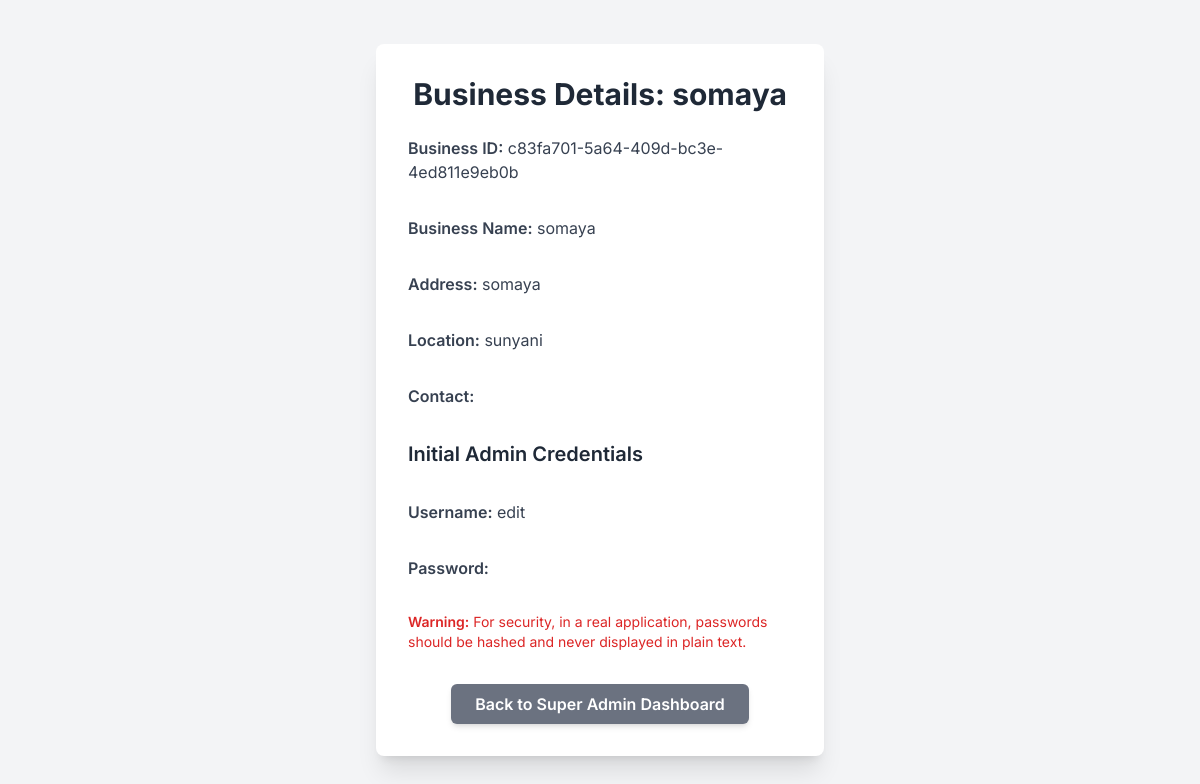
/super_admin/view_business_details/c83fa701-5a64-409d-bc3e-4ed811e9eb0b (signed in), run on the app's committed database.
### models.py (models this page shows, shortened)
class Business(db.Model):
    __tablename__ = 'businesses'
    id = db.Column(db.String(36), primary_key=True, default=lambda: str(uuid.uuid4()))
    name = db.Column(db.String(100), unique=True, nullable=False)
    type = db.Column(db.String(50), nullable=False)
    address = db.Column(db.String(200), nullable=True)
    location = db.Column(db.String(100), nullable=True)
    contact = db.Column(db.String(50), nullable=True)
    email = db.Column(db.String(120), nullable=True)
    is_active = db.Column(db.Boolean, default=True)
    last_synced_at = db.Column(db.DateTime, default=datetime.utcnow)
    remote_id = db.Column(db.String(36), nullable=True, unique=True)
    users = db.relationship('User', back_populates='business', lazy=True)
    inventory_items = db.relationship('InventoryItem', back_populates='business', lazy=True)
    sales_records = db.relationship('SalesRecord', back_populates='business', lazy=True)
    rental_records = db.relationship('RentalRecord', back_populates='business', lazy=True)
    creditors = db.relationship('Creditor', back_populates='business', lazy=True)
    debtors = db.relationship('Debtor', back_populates='business', lazy=True)
    hirable_items = db.relationship('HirableItem', back_populates='business', lazy=True)
    future_orders = db.relationship('FutureOrder', back_populates='business', lazy=True)
    company_transactions = db.relationship('CompanyTransaction', back_populates='business', lazy=True)

class User(UserMixin,db.Model):
    __tablename__ = 'user'
    id = db.Column(db.String, primary_key=True, default=lambda: str(uuid.uuid4()))
    username = db.Column(db.String(80), unique=True, nullable=False)
    _password_hash = db.Column('password', db.String(128), nullable=False)
    role = db.Column(db.String(50), default='user')
    business_id = db.Column(db.String, db.ForeignKey('businesses.id'), nullable=True)
    is_active = db.Column(db.Boolean, default=True)
    created_at = db.Column(db.DateTime, default=datetime.utcnow)
    business = db.relationship('Business', back_populates='users')
    @property
    def password(self):
        raise AttributeError('password is not a readable attribute')
    @password.setter
    def password(self, password):
        self._password_hash = generate_password_hash(password, method='pbkdf2:sha256')

### app.py (the view)
    @app.route('/super_admin/view_business_details/<string:business_id>')
    def view_business_details(business_id):
        if session.get('role') not in ['super_admin', 'admin']:
            flash('Access denied. Super Admin or Admin role required.', 'danger')
            return redirect(url_for('login'))
        business = Business.query.get_or_404(business_id)
        initial_admin = User.query.filter_by(business_id=business_id, role='admin').first()
        return render_template('view_business_details.html', business=business, initial_admin=initial_admin, current_year=datetime.now().year)

### templates/view_business_details.html (shortened to what this page needs)
<!DOCTYPE html>
<html lang="en">
<head>
    <script src="https://cdn.tailwindcss.com"></script>
           <link href="https://cdn.jsdelivr.net/npm/tailwindcss@2.2.19/dist/tailwind.min.css" rel="stylesheet">
</head>
<body class="flex items-center justify-center min-h-screen p-4 bg-gray-100">
    <div class="bg-white p-8 rounded-lg shadow-xl w-full max-w-md business-details-card">
        <h2 class="text-3xl font-bold text-center text-gray-800 mb-6 card-heading">Business Details: {{ business.name }}</h2>
        <div class="space-y-4 text-gray-700 details-section">
            <p><strong>Business ID:</strong> {{ business.id }}</p>
            <p><strong>Business Name:</strong> {{ business.name }}</p>
            <p><strong>Address:</strong> {{ business.address }}</p>
            <p><strong>Location:</strong> {{ business.location }}</p>
            <p><strong>Contact:</strong> {{ business.contact }}</p>
            {% if initial_admin %}
            <h3 class="text-xl font-semibold mt-6 mb-4 text-gray-800 sub-heading">Initial Admin Credentials</h3>
            <p><strong>Username:</strong> {{ initial_admin.username }}</p>
            <p><strong>Password:</strong> {{ initial_admin.password }}</p>
            <p class="text-sm text-red-600 mt-2 warning-text">
                <strong>Warning:</strong> For security, in a real application, passwords should be hashed and never displayed in plain text.
            </p>
            {% else %}
            <p class="text-red-500 mt-4 error-text">Initial admin user not found for this business.</p>
            {% endif %}
        </div>
        <div class="mt-8 text-center back-button-container">
            <a href="{{ url_for('super_admin_dashboard') }}"
               class="inline-block bg-gray-500 hover:bg-gray-600 text-white font-semibold py-2 px-6 rounded-md shadow-md transition duration-150 ease-in-out back-button"
            >
                Back to Super Admin Dashboard
            </a>
        </div>
    </div>
</body>
</html>

### templates/view_business_details.html (style rules this page uses)
body { font-family: 'Inter', sans-serif; background-color: #f0f2f5; display: flex; align-items: center; justify-content: center; min-height: 100vh; padding: 1rem; }
.business-details-card { background-color: #ffffff; padding: 2rem; border-radius: 0.5rem; box-shadow: 0 20px 25px -5px rgba(0, 0, 0, 0.1), 0 10px 10px -5px rgba(0, 0, 0, 0.04); width: 100%; max-width: 28rem; }
.card-heading { font-size: 1.875rem; line-height: 2.25rem; font-weight: 700; text-align: center; color: #1f2937; margin-bottom: 1.5rem; }
.details-section { display: flex; flex-direction: column; gap: 1rem; color: #374151; }
.details-section strong { font-weight: 600; }
.sub-heading { font-size: 1.25rem; line-height: 1.75rem; font-weight: 600; margin-top: 1.5rem; margin-bottom: 1rem; color: #1f2937; }
.warning-text { font-size: 0.875rem; line-height: 1.25rem; color: #dc2626; margin-top: 0.5rem; }
.back-button-container { margin-top: 2rem; text-align: center; }
.back-button { display: inline-block; background-color: #6b7280; color: #ffffff; font-weight: 600; padding: 0.5rem 1.5rem; border-radius: 0.375rem; box-shadow: 0 4px 6px -1px rgba(0, 0, 0, 0.1), 0 2px 4px -2px rgba(0, 0, 0, 0.05); transition: all 0.15s ease-in-out; text-decoration: none; }

### data on the page
Business: name "somaya", id "c83fa701-5a64-409d-bc3e-4ed811e9eb0b", address "somaya", location "sunyani"
User: username "edit"
